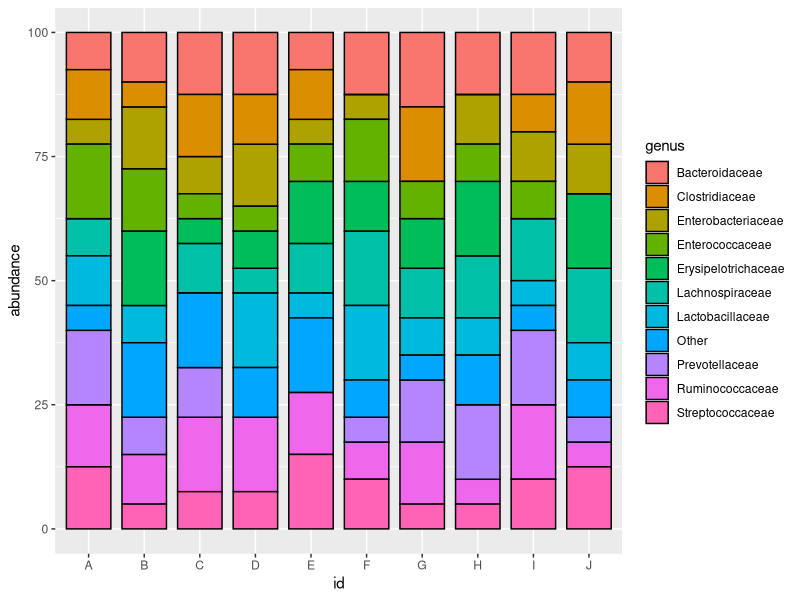
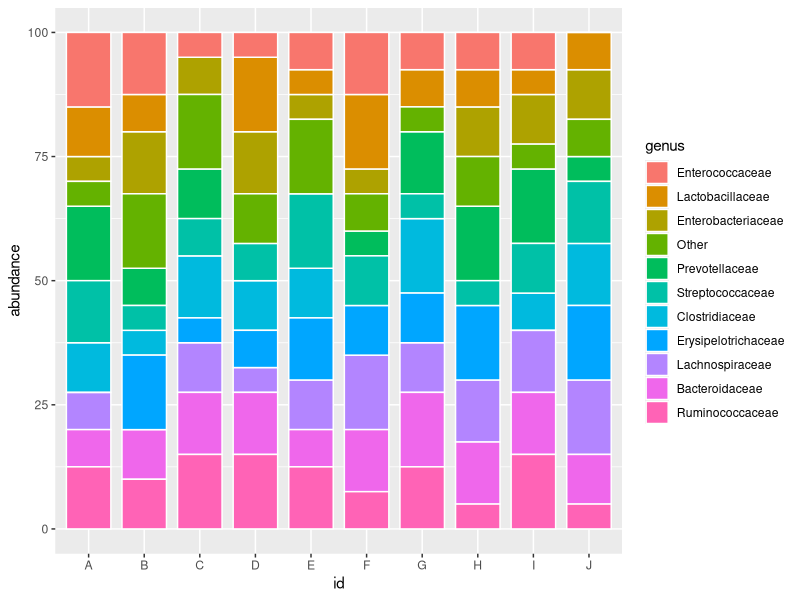
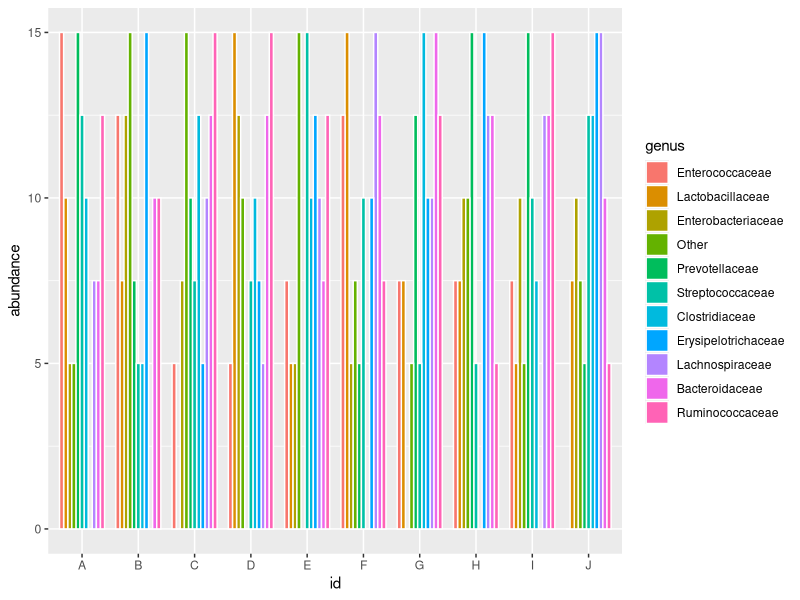
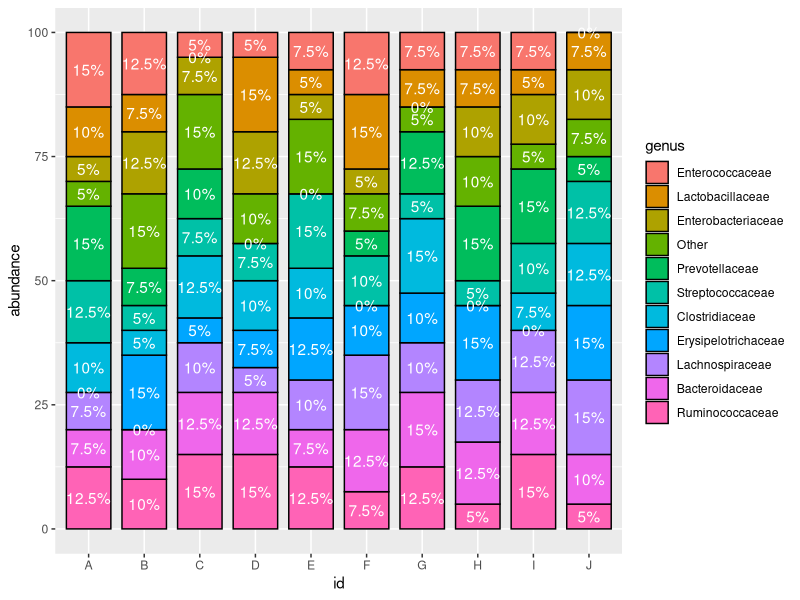
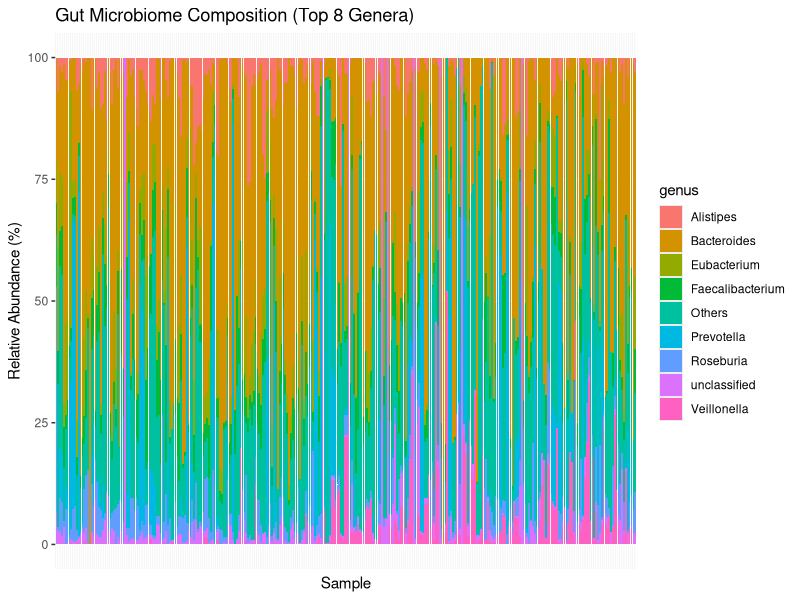
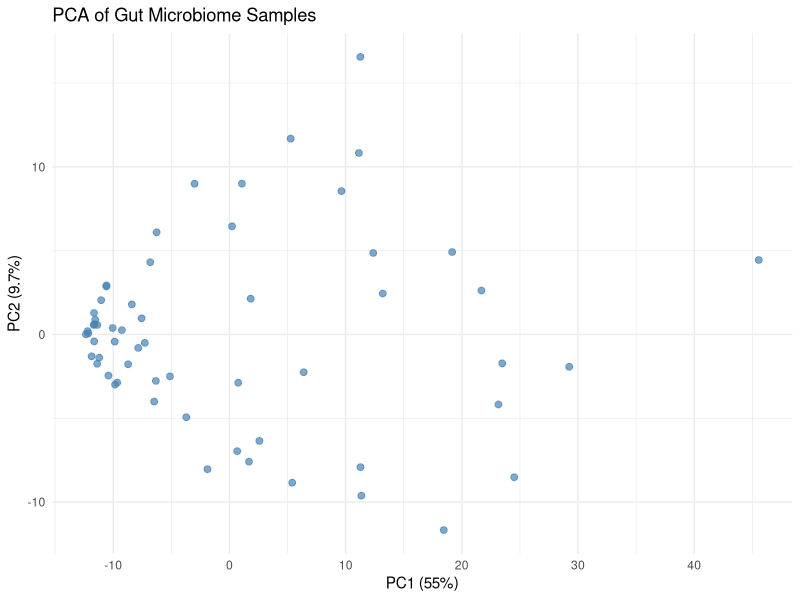
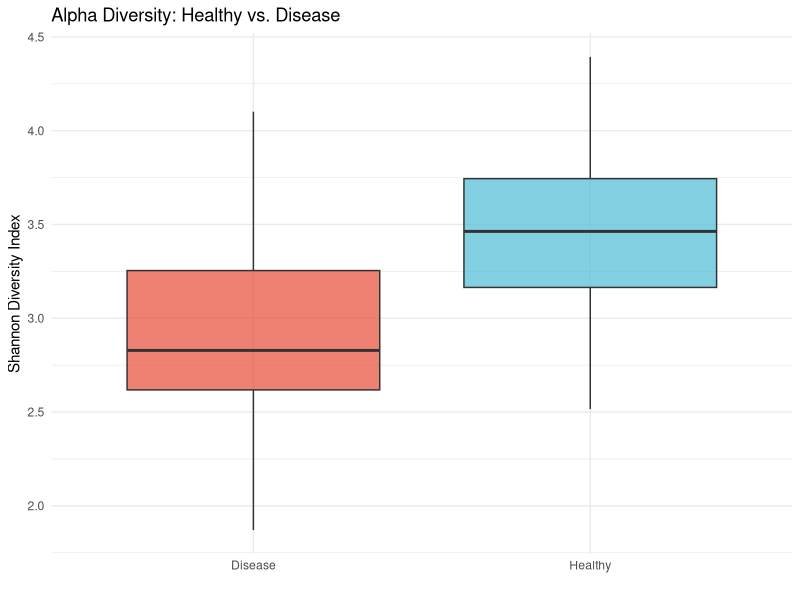
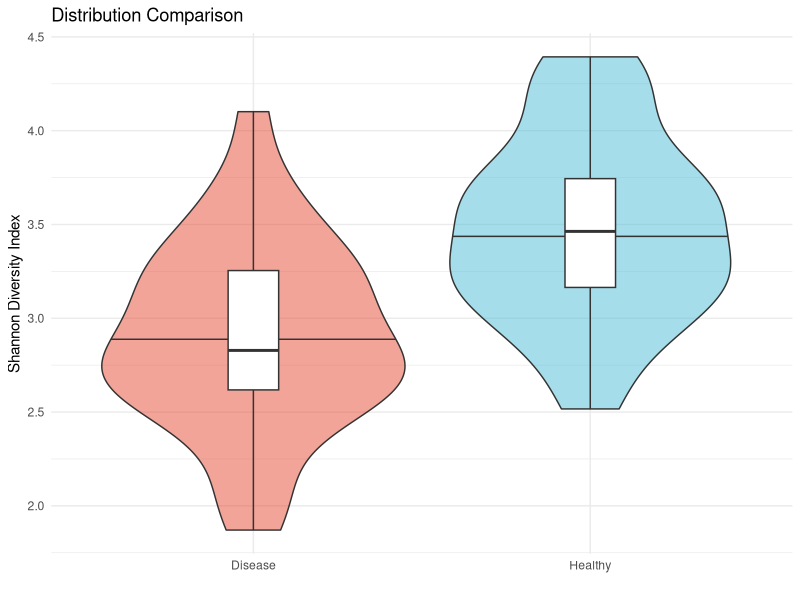

Write R code to recreate these figures, in order.
## ---- chunk 1
library(tidyverse)

# Mock microbiome species abundance data
speabu <- read_tsv(file = "data/talk09/mock_species_abundance.txt")
head(speabu)
## ---- chunk 2
ggplot(speabu, aes(x = id, y = abundance, fill = genus)) +
  geom_bar(stat = "identity", position = "stack", color = "black", width = 0.8)
## ---- chunk 3
speabu$genus <- reorder(speabu$genus, speabu$abundance, median)
ggplot(speabu, aes(x = id, y = abundance, fill = genus)) +
  geom_bar(stat = "identity", position = "stack", color = "white", width = 0.8)
## ---- chunk 4
ggplot(speabu, aes(x = id, y = abundance, fill = genus)) +
  geom_bar(stat = "identity", position = "dodge", color = "white", width = 0.8)
## ---- chunk 5
speabu <- speabu %>% arrange(id, desc(factor(genus))) %>%
  group_by(id) %>% mutate(ypos = cumsum(abundance) - abundance / 2)

ggplot(speabu, aes(x = id, y = abundance, fill = genus)) +
  geom_bar(stat = "identity", position = "stack", color = "black", width = 0.8) +
  geom_text(aes(y = ypos, label = paste(abundance, "%", sep = "")), color = "white")
## ---- chunk 6
# Real gut microbiome genus data (Qin et al.)
qin_data <- read_csv("data/talk12/data/Qin.genus.data.csv")
dim(qin_data)
qin_data[1:5, 1:8]  # first 5 samples, first 8 genera
## ---- chunk 7
# Convert from wide (genera as columns) to long format
qin_long <- qin_data %>%
  pivot_longer(-1, names_to = "genus", values_to = "abundance") %>%
  rename(sample = 1)

head(qin_long)
## ---- chunk 8
# Identify top 8 genera by mean abundance
top_genera <- qin_long %>%
  group_by(genus) %>%
  summarise(mean_ab = mean(abundance)) %>%
  slice_max(mean_ab, n = 8) %>%
  pull(genus)

# Combine rare genera into "Others"
qin_plot <- qin_long %>%
  mutate(genus = ifelse(genus %in% top_genera, genus, "Others")) %>%
  group_by(sample, genus) %>%
  summarise(abundance = sum(abundance), .groups = "drop")

ggplot(qin_plot, aes(x = sample, y = abundance, fill = genus)) +
  geom_bar(stat = "identity", position = "stack") +
  theme(axis.text.x = element_blank(), axis.ticks.x = element_blank()) +
  labs(x = "Sample", y = "Relative Abundance (%)",
       title = "Gut Microbiome Composition (Top 8 Genera)")
## ---- chunk 9
# Remove low-abundance genera (present in <10% of samples)
qin_mat <- qin_data %>%
  column_to_rownames(colnames(qin_data)[1]) %>%
  as.matrix()

# Filter: genera present in at least 10% of samples
qin_filtered <- qin_mat[, colMeans(qin_mat > 0) >= 0.1]

# Log-transform (add pseudocount to avoid log(0))
qin_log <- log10(qin_filtered + 0.01)

dim(qin_log)
## ---- chunk 10
pca_res <- prcomp(t(qin_log), scale. = TRUE)

# Variance explained
var_exp <- round(100 * pca_res$sdev^2 / sum(pca_res$sdev^2), 1)

# Create plotting data frame
pca_df <- data.frame(
  PC1 = pca_res$x[, 1],
  PC2 = pca_res$x[, 2],
  sample = rownames(pca_res$x)
)

head(pca_df)
## ---- chunk 11
ggplot(pca_df, aes(x = PC1, y = PC2)) +
  geom_point(size = 2, alpha = 0.7, color = "steelblue") +
  labs(x = paste0("PC1 (", var_exp[1], "%)"),
       y = paste0("PC2 (", var_exp[2], "%)"),
       title = "PCA of Gut Microbiome Samples") +
  theme_minimal()
## ---- chunk 12
set.seed(123)
div_data <- tibble(
  group = rep(c("Healthy", "Disease"), each = 30),
  Shannon = c(rnorm(30, mean = 3.5, sd = 0.5),
              rnorm(30, mean = 2.8, sd = 0.6)),
  Richness = c(rnorm(30, mean = 120, sd = 25),
               rnorm(30, mean = 85, sd = 30))
)
head(div_data)
## ---- chunk 13
ggplot(div_data, aes(x = group, y = Shannon, fill = group)) +
  geom_boxplot(alpha = 0.7, outlier.shape = 21) +
  scale_fill_manual(values = c("Healthy" = "#4DBBD5", "Disease" = "#E64B35")) +
  labs(x = "", y = "Shannon Diversity Index",
       title = "Alpha Diversity: Healthy vs. Disease") +
  theme_minimal() +
  theme(legend.position = "none")
## ---- chunk 14
ggplot(div_data, aes(x = group, y = Shannon, fill = group)) +
  geom_violin(alpha = 0.5, draw_quantiles = 0.5) +
  geom_boxplot(width = 0.15, fill = "white", outlier.shape = NA) +
  scale_fill_manual(values = c("Healthy" = "#4DBBD5", "Disease" = "#E64B35")) +
  labs(x = "", y = "Shannon Diversity Index",
       title = "Distribution Comparison") +
  theme_minimal() +
  theme(legend.position = "none")
## ---- chunk 15
# Select top 20 most abundant genera
top20 <- qin_long %>%
  group_by(genus) %>%
  summarise(mean_ab = mean(abundance)) %>%
  slice_max(mean_ab, n = 20) %>%
  pull(genus)

# Prepare matrix subset
qin_heatmap <- qin_long %>%
  filter(genus %in% top20) %>%
  mutate(abundance = log10(abundance + 0.01))

ggplot(qin_heatmap, aes(x = sample, y = genus, fill = abundance)) +
  geom_tile() +
  scale_fill_gradient(low = "navy", high = "yellow",
                      name = "log10(Abundance)") +
  theme(axis.text.x = element_blank(),
        axis.ticks.x = element_blank()) +
  labs(x = "Sample", y = "Genus",
       title = "Gut Microbiome Heatmap (Top 20 Genera)")
